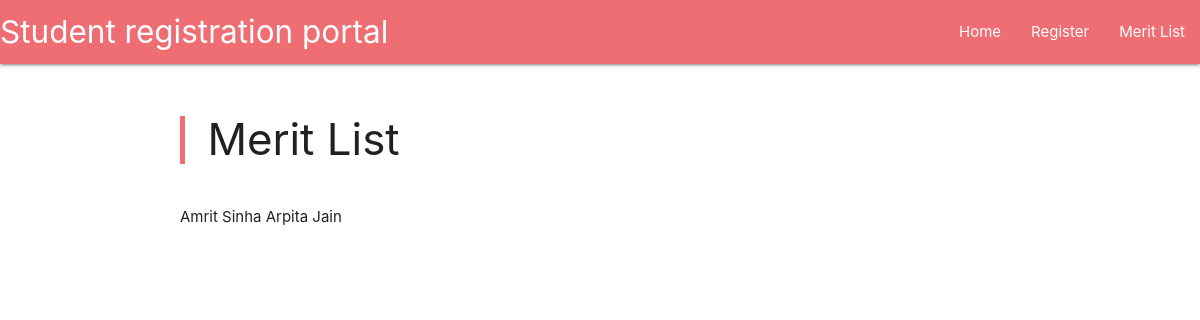
Page /merit_list/ on the earlier database version.
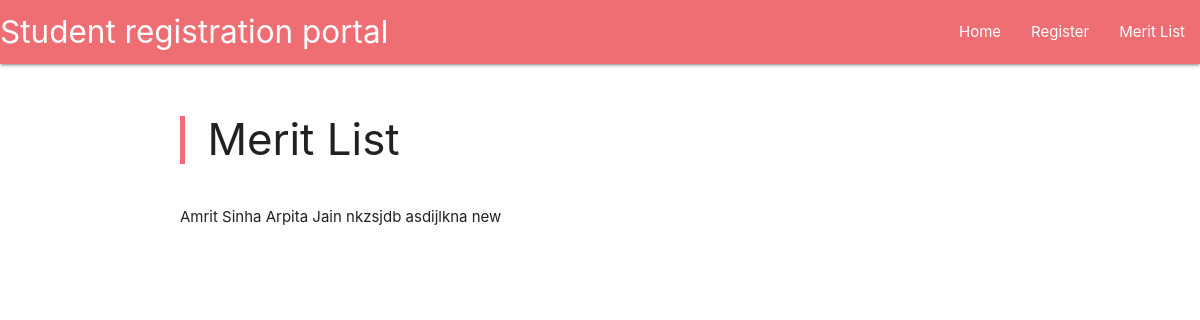
Same page on the later database version.
### main/models.py (models this page shows, shortened)
class student(models.Model):
    student_name=models.CharField(max_length=100,
                                validators=[checkForDigits])
    student_age=models.IntegerField(validators=[MaxValueValidator(200),
                                    MinValueValidator(1)])
    student_email=models.CharField(max_length=200)
    student_DOB=models.DateField("Enter Date of Birth of Student in DD-MM-YYYY format",
                                default=datetime.now,
                                validators=[no_Future_Dob],
                                help_text="Use the button on the right or the arrow keys to edit the date")
    student_timeofreg=models.DateTimeField(default=datetime.now)
    student_img=models.ImageField("Upload an image of the student",
                                blank=True,upload_to="images/",
                                default='default/blank_user.png')
    student_marks_A=models.DecimalField(max_digits=5,
                                        decimal_places=2,
                                        validators=[MaxValueValidator(100.00),
                                        MinValueValidator(0.00)],
                                        default=0.00)
    student_marks_B=models.DecimalField(max_digits=5,
                                        decimal_places=2,
                                        validators=[MaxValueValidator(100.00),
                                        MinValueValidator(0.00)],
                                        default=0.00)
    student_marks_C=models.DecimalField(max_digits=5,
                                        decimal_places=2,
                                        validators=[MaxValueValidator(100.00),
                                        MinValueValidator(0.00)],
                                        default=0.00)

### main/views.py (the view)
# urls.py: path("merit_list/",views.merit_list,name="merit_list"),
def merit_list(request):
    return render(request,
    template_name='main/merit_list.html',
    context={'students':student.objects.all})

### main/templates/main/merit_list.html
{% extends 'main/header.html' %}
{% block content %}
<div class="row">
    <blockquote>
        <h3>Merit List</h3>
    </blockquote>
    <br>
    {% for stu in students %}
        <span class="card-title">{{stu.student_name}}</span>
    {% endfor %}
</div>
{% endblock %}

Differences in the rows shown:
added student: student_name "nkzsjdb"
added student: student_name "asdijlkna"
added student: student_name "new"
